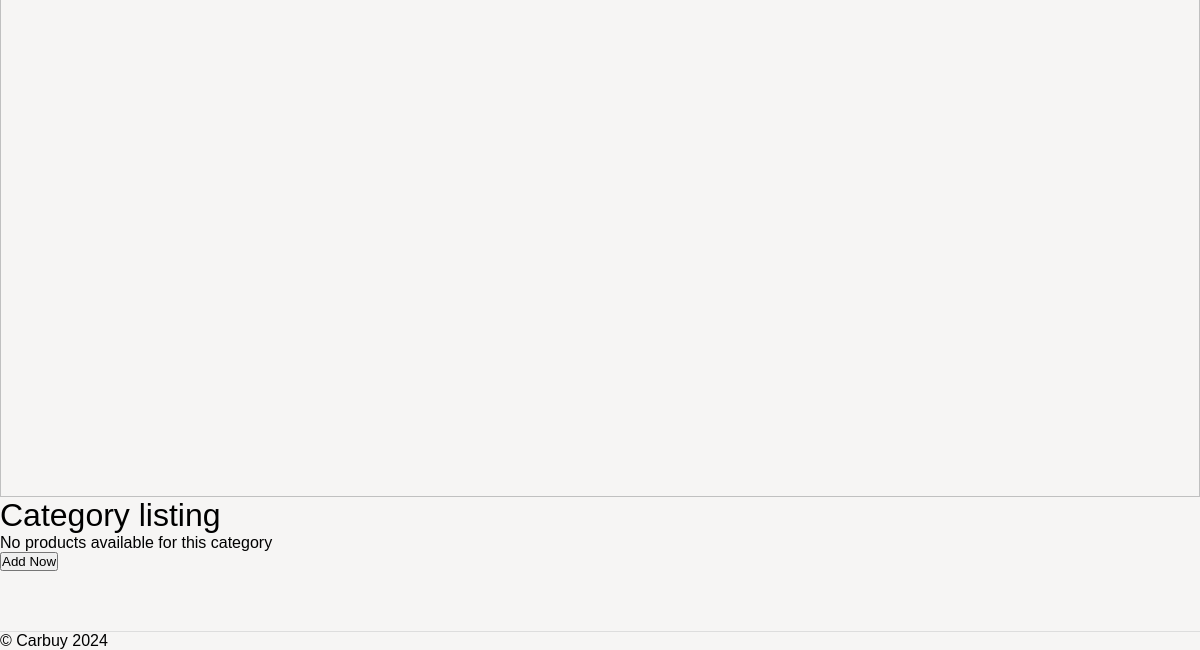
Before: /as1/public/categoryPage.php?categoryID=1 (lower part) with the older database file.
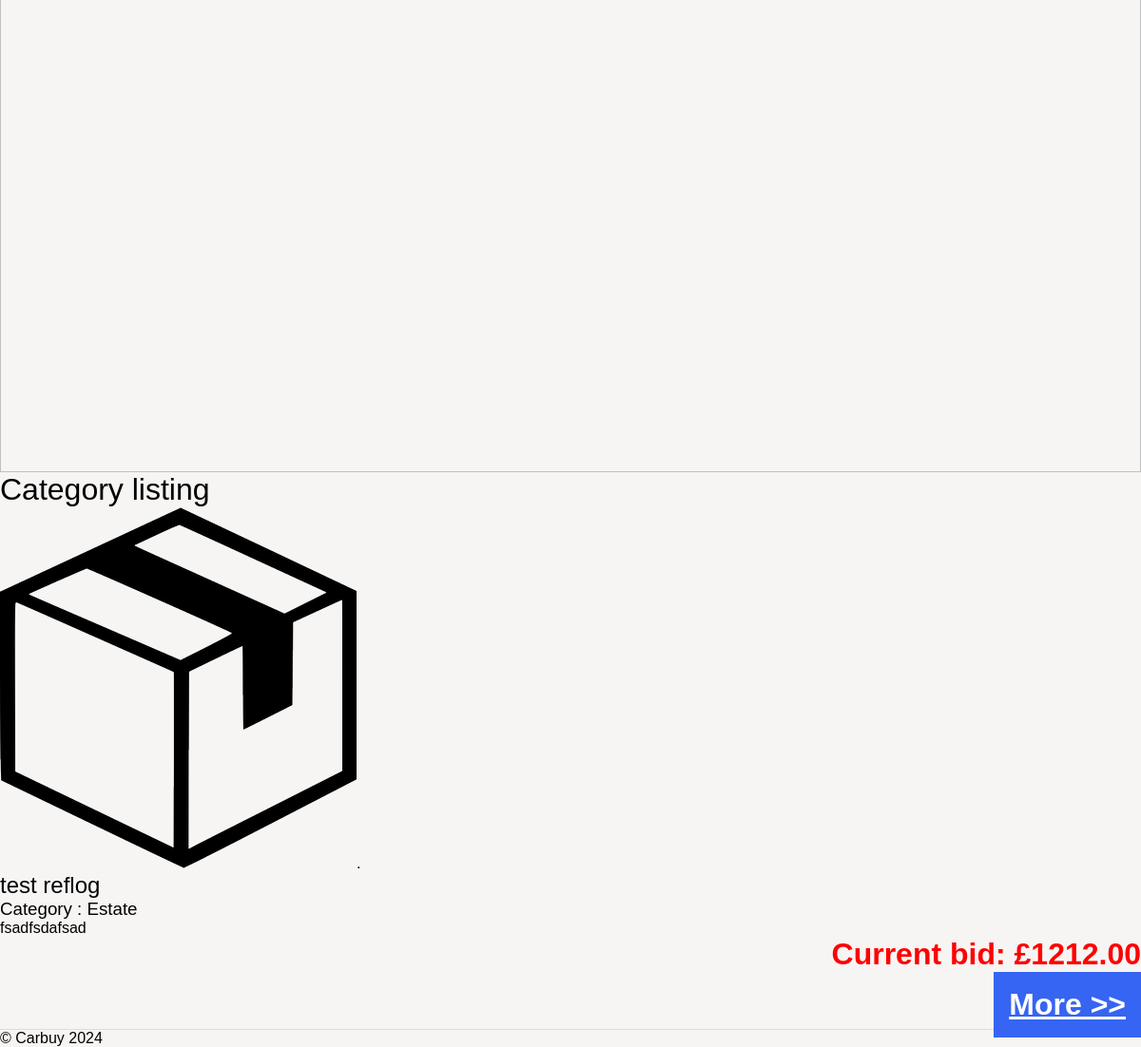
After: the same page with the newer database file.
### tables this page shows
CREATE TABLE `auction` (
  `product_id` int(11) NOT NULL AUTO_INCREMENT,
  `title` varchar(255) DEFAULT NULL,
  `endDate` date DEFAULT NULL,
  `description` varchar(255) DEFAULT NULL,
  `categoryId` varchar(255) DEFAULT NULL,
  `price` decimal(8,2) DEFAULT NULL,
  `user_id` int(11) DEFAULT NULL,
  PRIMARY KEY (`product_id`),
  KEY `Foreign` (`user_id`) USING BTREE,
  CONSTRAINT `test` FOREIGN KEY (`user_id`) REFERENCES `users` (`id`) ON DELETE CASCADE ON UPDATE CASCADE
);

### as1/public/categoryPage.php (the view, shortened to what this page needs)
<?php
require 'header.php';
$getCategoryFromLink = $_GET['categoryID'];
$getCategoryName = $conn->query("SELECT name FROM category WHERE category_id='$getCategoryFromLink'");
$getCategoryName->execute();
$categoryName = $getCategoryName->fetchAll();
foreach ($categoryName as $category) {
    $categoryName = $category['name'];
}
$getCarQuery = $conn->query("SELECT * FROM `auction` WHERE categoryId='$categoryName' ORDER BY endDate DESC LIMIT 10;");
$getCarQuery->execute();
$getCar = $getCarQuery->fetchAll();
echo "<h1>Category listing</h1>";
$CarCount = $getCarQuery->rowCount();
if ($CarCount == 0) {
    echo 'No products available for this category <br/>';
    echo '<a href="addAuction.php"><button>Add Now</button></a>';
} else {
    array_map(function ($Car) {
        $CarName = $Car['title'];
        $CarCategory = $Car['categoryId'];
        $CarDescription = $Car['description'];
        $CarPrice = $Car['price'];
        $CarID = $Car['product_id'];
        echo '
        <ul class="productList">
    <li>
        <img src="car.png" alt="car name">.
        <article>
            <h2>' . $CarName . '</h2>
            <h3>Category : ' . $CarCategory . '</h3>
            <p>' . $CarDescription . '</p>
            <p class="price">Current bid: £' . $CarPrice . '</p>
            <a href=bidAuction.php?CarID=' . $CarID . ' class="more auctionLink"> More &gt;&gt;</a>
        </article>
    </li>';
    }, $getCar);
}
require 'footer.php';
?>

Changed rows visible on the page:
added auction: title "test reflog", categoryId "Estate", description "fsadfsdafsad", price "1212.00"
Other visible differences:
text no longer shown: "No products available for this category Add Now"
text now shown: ". Category : Current bid: £ More >>"
